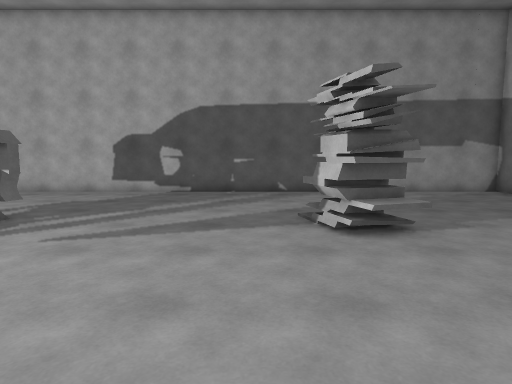
View 1 (above)

16 first-person views from a walk through a 3-D level made in the Unity game engine. The camera is 1.5 m above the floor, tilts 6° down and sees 75° across. The floor is counted in squares, 1 m on a side. Each view is taken from the middle of a square. On the plan, view 1 faces up. The plan holds only what a view shows up to about 15 squares ahead; the rest is blank.

View 2
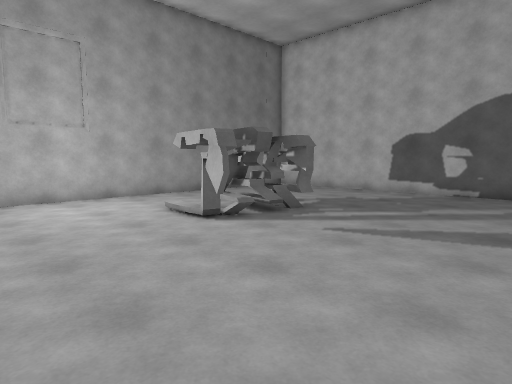

View 3
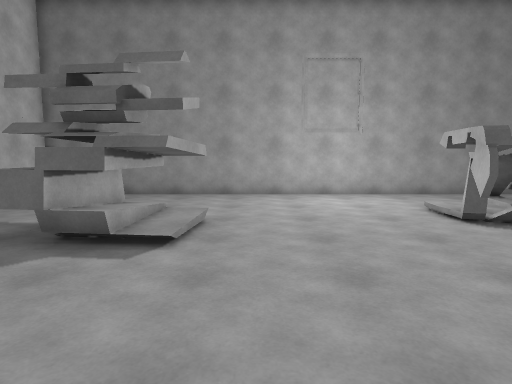

View 4
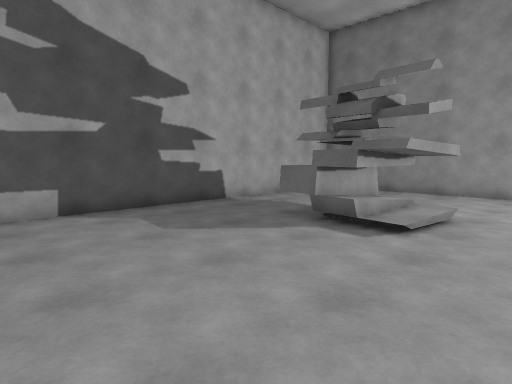

View 5
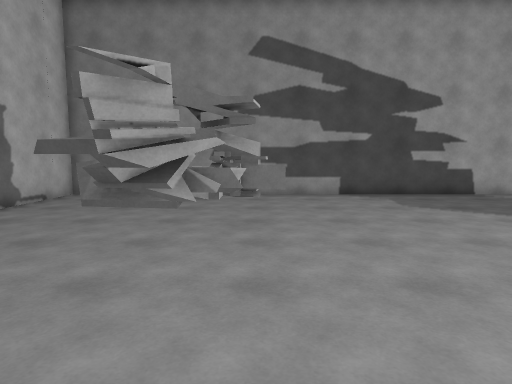

View 6
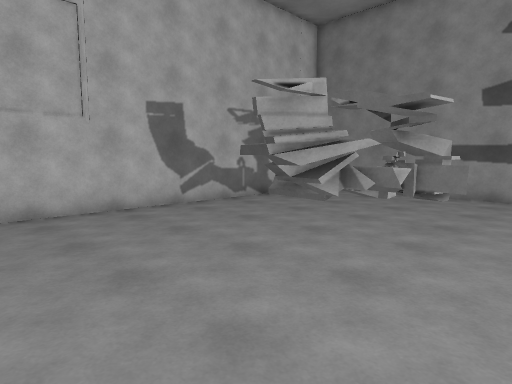

View 7
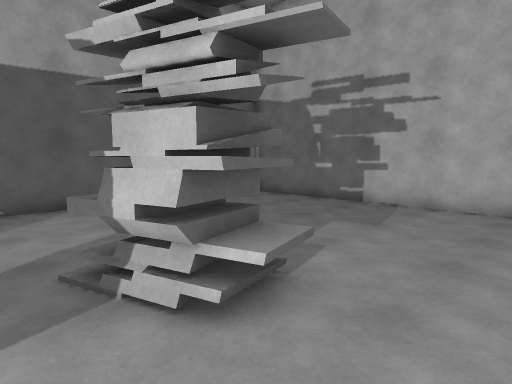

View 8
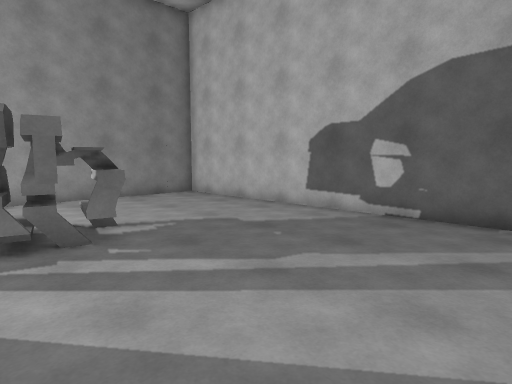

View 9
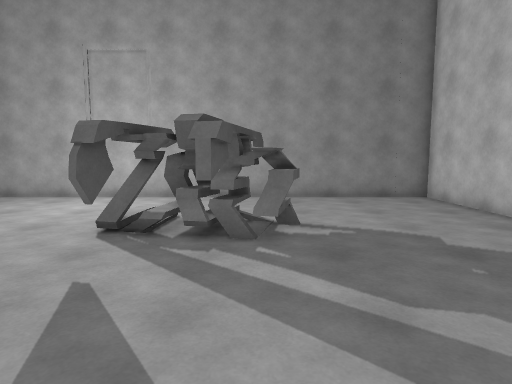

View 10
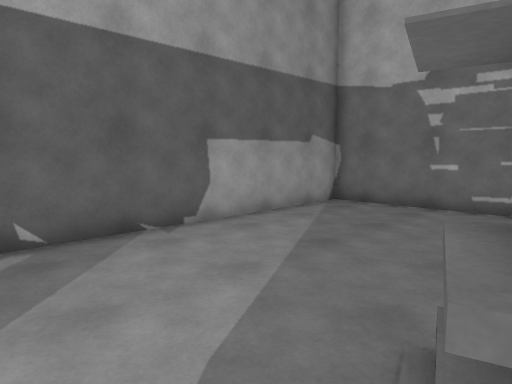

View 11
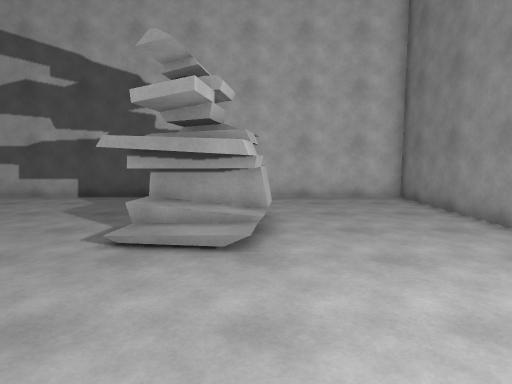

View 12
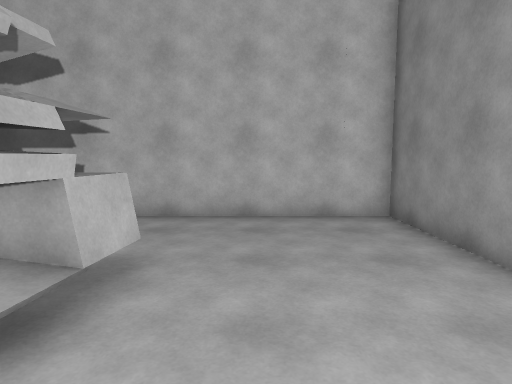

View 13
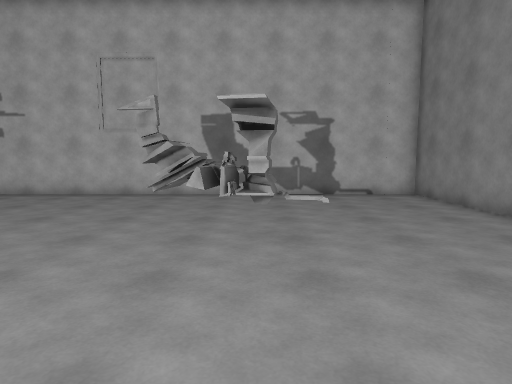

View 14
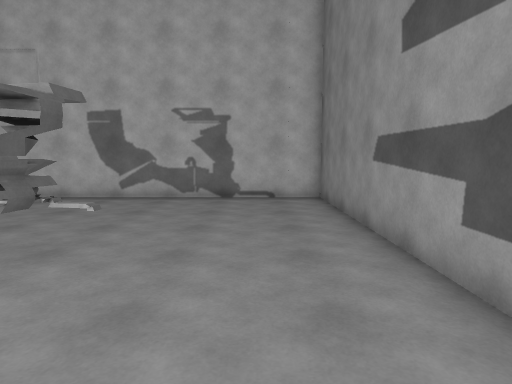

View 15
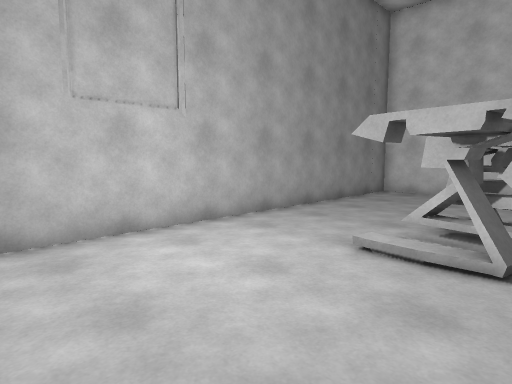

View 16
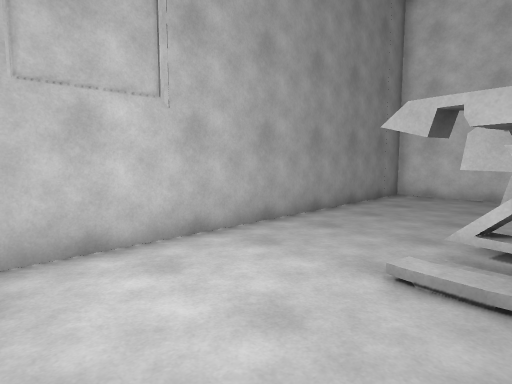

### Floor plan
Key: @ floor where view 1 was taken; # wall or solid block; . floor; O other object.
Columns run from 13 left of view 1 to 11 right of it. Each row starts with its distance up from view 1.
 15 #########################
 14 #.......................#
 13 #.......................#
 12 #.......................#
 11 #.......................#
 10 #.......................#
  9 #.....O.........O.......#
  8 #....OOO......OOO.......#
  7 #....OOOO......OO.......#
  6 #....OO........OO.......#
  5 #....OOO................#
  4 #.......................#
  3 #.......................#
  2 #.......................#
  1 #.................O.....#
  0 #............@...OOO....#
 -1 #.....OOO.......OOOO....#
 -2 #.....OOO.......OO......#
 -3 #.....OOO.......O.......#
 -4 #.....OOO...............#
 -5 #......OO...............#
 -6 #.......................#
 -7 #.......................#
 -8 #.......................#
 -9 #########################

Where each view was taken, in squares from view 1:
view 1: 0 up, 0 right, facing up
view 2: 0 up, 0 right, facing up-left
view 3: 0 up, 1 right, facing left
view 4: 1 up, 2 right, facing down-left
view 5: 5 up, 3 right, facing down
view 6: 5 up, 1 right, facing down-right
view 7: 4 up, 0 right, facing up-right
view 8: 6 up, 0 right, facing up-left
view 9: 8 up, 0 right, facing left
view 10: 8 up, 0 right, facing up-right
view 11: 4 up, 7 left, facing down
view 12: 0 up, 9 left, facing down
view 13: 2 down, 3 left, facing right
view 14: 6 down, 2 left, facing right
view 15: 0 up, 6 left, facing up-left
view 16: 1 up, 7 left, facing up-left
